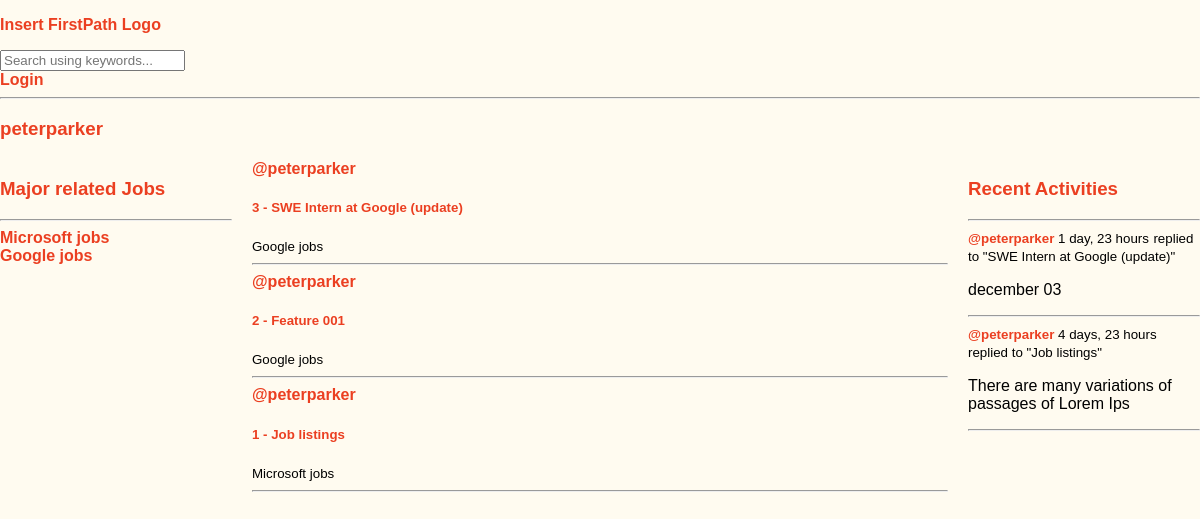
The app's page /profile/1/, older data.
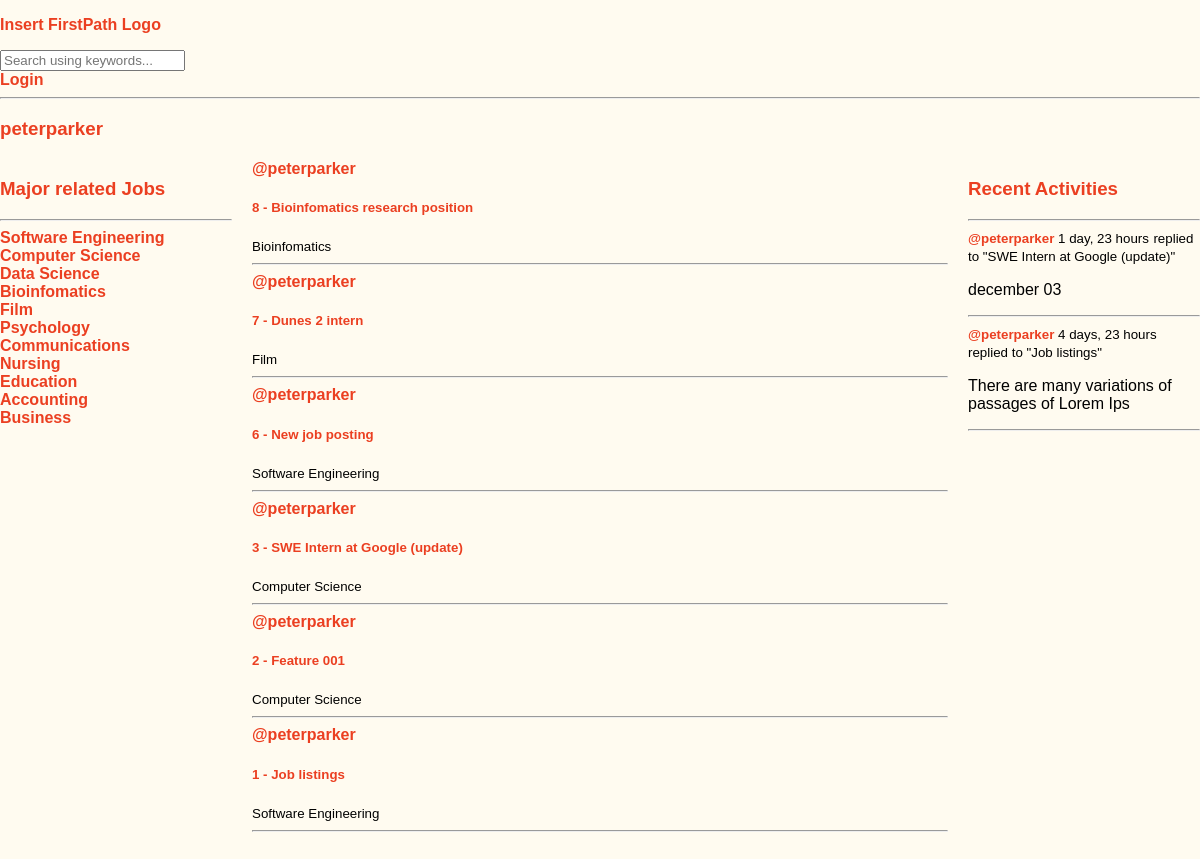
The same page, newer data.
### base/models.py (models this page shows, shortened)
class Topic(models.Model):
    name = models.CharField(max_length=200)

class Room(models.Model):
    host = models.ForeignKey(User, on_delete=models.SET_NULL, null=True)
    topic = models.ForeignKey(Topic, on_delete=models.SET_NULL, null=True)
    name = models.CharField(max_length=200)
    description = models.TextField(null=True, blank=True)
    participants= models.ManyToManyField(User, related_name='participants', blank=True)
    updated = models.DateTimeField(auto_now=True)
    created = models.DateTimeField(auto_now_add=True)
    class Meta:
        ordering = ['-updated', '-created']
    def __str__(self):
        return self.name

class Message(models.Model):
    user = models.ForeignKey(User, on_delete=models.CASCADE)
    room = models.ForeignKey(Room, on_delete=models.CASCADE)
    body = models.TextField()
    updated = models.DateTimeField(auto_now=True)
    created = models.DateTimeField(auto_now_add=True)
    class Meta:
        ordering = ['-updated', '-created']
    def __str__(self):
        return self.body[0:50]

### base/views.py (the view)
# urls.py: path('profile/<str:pk>/', views.userProfile, name="user-profile"),
def userProfile(request, pk):
    user = User.objects.get(id=pk)
    rooms = user.room_set.all()
    room_messages = user.message_set.all()
    topics = Topic.objects.all()
    context = {'user': user, 'rooms':rooms, 'room_messages' : room_messages, 'topics':topics}
    return render(request, 'base/profile.html', context)

### base/templates/base/profile.html
{% extends 'main.html' %}
{% block content %}
<h3>{{user.username}}</h3>
<div class="profile-container">
    <div>
        {% include 'base/major_job.html' %}
    </div>
    <div>
        {% include 'base/feed.html' %}
    </div>
    <div>
        {% include 'base/activity_component.html' %}
    </div>
</div>
{% endblock content %}

### templates/main.html (shortened to what this page needs)
<!DOCTYPE html>
{% load static %}
<html>
<head>
    <link rel="stylesheet" href="{% static 'styles/main.css' %}" />
</head>
<body>
    {% include 'navbar.html' %}
    {% block content %}
    {% endblock %}
</body>
</html>

### templates/navbar.html
<a href="/">
    <strong><p>Insert FirstPath Logo</p></strong>
</a>
<form method="GET" action="{% url 'home' %}">
    <input type="text" name="q" placeholder="Search using keywords..." />
</form>
{% if request.user.is_authenticated %}
<em><p>Hi {{request.user}}</p></em>
<a href="{%url 'logout'%}">Logout</a>
{% else %}
<a href="{%url 'login'%}">Login</a>
{% endif %}
<hr>

### base/templates/base/major_job.html (shortened to what this page needs)
<div>
    <h3>Major related Jobs</h3>
    <hr>
    {% for topic in topics %}
    <div>
        <a href="{% url 'home' %}?q={{topic.name}}">{{topic.name}}</a>
    </div>
    {% endfor %}
</div>

### base/templates/base/feed.html (shortened to what this page needs)
<div>
    {% for room in rooms %}
    <div>
        <a href="{% url 'user-profile' room.host.id %}">@{{room.host.username}}</a>
        <h5>{{room.id}} - <a href="{% url 'room' room.id%}">{{room.name}}</a></h5>
        <small>{{room.topic.name}}</small>
        <hr>
    </div>
    {% endfor %}
</div>

### base/templates/base/activity_component.html (shortened to what this page needs)
<h3>Recent Activities</h3>
<hr>
{% for message in room_messages %}
<div>
    <small><a href="{%url 'user-profile' message.user.id%}">@{{message.user}}</a> {{message.created|timesince}}</small>
    <small>replied to "{{message.room}}"</small>
    <p>{{message}}</p>
    <hr>
</div>
{% endfor %}

### static/styles/main.css (style rules this page uses)
body { font-family: 'Arial', sans-serif; background-color: #fffae89d; color: #000000; margin: 0; padding: 0; }
h3, h5 { color: #eb3f21; }
a { color: #eb3f21; text-decoration: none; font-weight: bold; }
.profile-container { display: grid; grid-template-columns: 1fr 3fr 1fr; gap: 20px; margin: 20px 0; }

Row changes from the older to the newer data that the page shows:
changed Topic: name "Microsoft jobs" → "Software Engineering"
changed Topic: name "Google jobs" → "Computer Science"
added Topic: name "Data Science"
added Topic: name "Bioinfomatics"
added Topic: name "Film"
added Topic: name "Psychology"
added Topic: name "Communications"
added Topic: name "Nursing"
added Topic: name "Education"
added Topic: name "Accounting"
added Topic: name "Business"
added Room: host.username "peterparker", id "8", name "Bioinfomatics research position", topic.name "Bioinfomatics"
added Room: host.username "peterparker", id "7", name "Dunes 2 intern", topic.name "Film"
added Room: host.username "peterparker", id "6", name "New job posting", topic.name "Software Engineering"
changed through a linked row, Room "SWE Intern at Google (update)": topic.name "Google jobs" → "Computer Science"
changed through a linked row, Room "Feature 001": topic.name "Google jobs" → "Computer Science"
changed through a linked row, Room "Job listings": topic.name "Microsoft jobs" → "Software Engineering"
